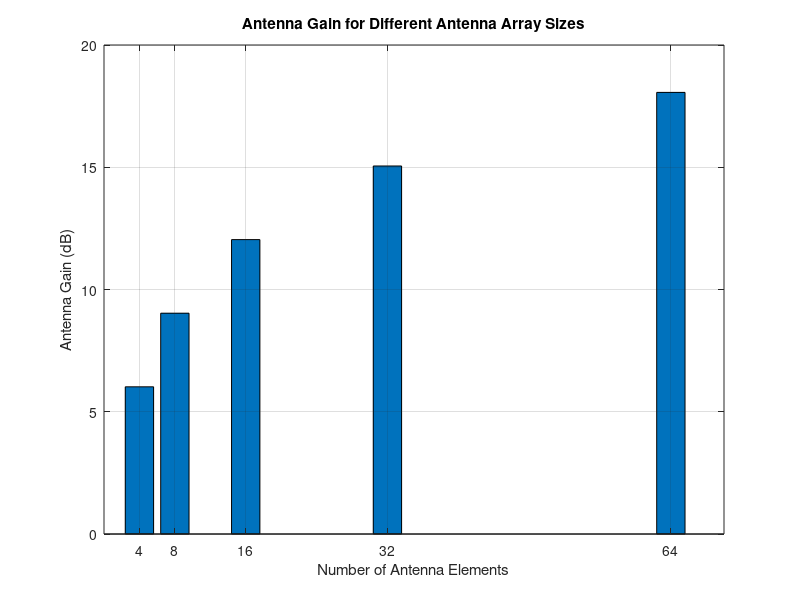

Reproduce this figure in MATLAB.
clc;
clear;
close all;
antennas = [4 8 16 32 64]; % Number of Antenna Elements
gain = 10*log10(antennas); % Antenna Gain (dB)
figure
bar(antennas, gain)
grid on
xlabel('Number of Antenna Elements')
ylabel('Antenna Gain (dB)')
title('Antenna Gain for Different Antenna Array Sizes')
